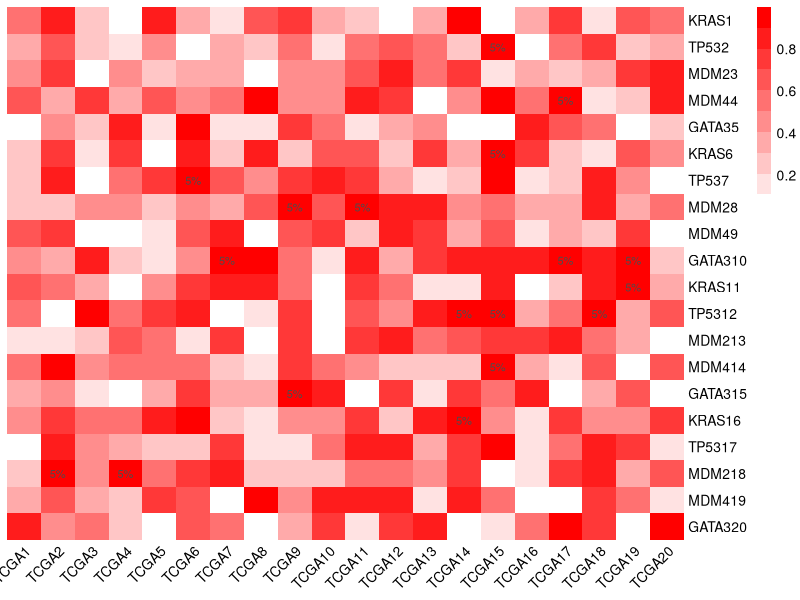

This chart was generated by the following R code:
rm(list=ls())
library(pheatmap)

set.seed(10)

prepareData <-function(r, c) {
  data = matrix(runif(n=r*c), r, c)
  
  rownames(data) =paste0(rep(c("KRAS", "TP53", "MDM2", "MDM4", "GATA3"), r/5), 1:c)
  colnames(data)=paste0("TCGA", 1:c)
  data
}




# plotHeatmap <- function(data) {
#   # heat
#   
# }


dat = prepareData(20, 20)

# dat = matrix(rnorm(50*17),50,17)
# heatmap(dat)
dev.off()

# pheatmap(dat, cluster_rows = FALSE,cluster_cols = FALSE)
# 
# pheatmap(dat, cluster_rows = FALSE,cluster_cols = FALSE,
#          color = colorRampPalette(c("white","yellow2"))(10), 
#          border_color = TRUE)
# 
# pheatmap(dat, cluster_rows = FALSE,cluster_cols = FALSE,
#          color = colorRampPalette(c("white","yellow2"))(10), 
#          border_color = "yellow2")
# 
# pheatmap(dat, cluster_rows = FALSE,cluster_cols = FALSE,
#         color = colorRampPalette(c("white","yellow2"))(10), 
#         border_color = "white")

pheatmap(dat, cluster_rows = FALSE,cluster_cols = FALSE,
         color = colorRampPalette(c("white", "red"))(10), 
         border_color = FALSE, display_numbers = matrix(ifelse(dat > 0.95, "5%", ""), nrow(dat)),
         legend = TRUE, angle_col = "45")